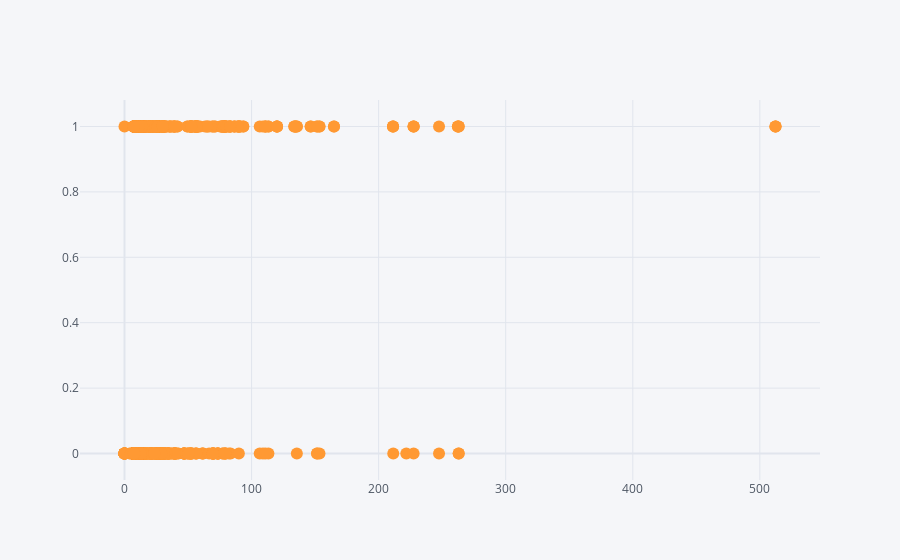

Write notebook code for a chart like this one.
### Markdown cell above
### 8) Fare

### Code cell
train[['Fare','Survived']].iplot(mode = 'markers', x = ['Fare'])

### Figure 1 — Plotly figure (JSON) as saved in the notebook; plotly's stock layout.template omitted (floating-point values rounded to 4 significant figures; data arrays with more than 128 entries replaced by an {"elided": "..."} marker saying what was removed)
{"data": [{"line": {"color": "rgba(255, 153, 51, 1.0)", "dash": "solid", "shape": "linear", "width": 1.3}, "marker": {"size": 12, "symbol": "circle"}, "mode": "markers", "name": "Survived", "text": "", "type": "scatter", "x": {"elided": "891 float values"}, "y": {"elided": "891 int values"}}], "layout": {"legend": {"bgcolor": "#F5F6F9", "font": {"color": "#4D5663"}}, "paper_bgcolor": "#F5F6F9", "plot_bgcolor": "#F5F6F9", "title": {"font": {"color": "#4D5663"}}, "xaxis": {"gridcolor": "#E1E5ED", "showgrid": true, "tickfont": {"color": "#4D5663"}, "title": {"font": {"color": "#4D5663"}, "text": ""}, "zerolinecolor": "#E1E5ED"}, "yaxis": {"gridcolor": "#E1E5ED", "showgrid": true, "tickfont": {"color": "#4D5663"}, "title": {"font": {"color": "#4D5663"}, "text": ""}, "zerolinecolor": "#E1E5ED"}}}
